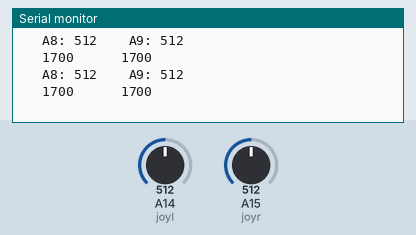
Simulated run of this sketch. Board: Arduino Mega 2560, built with avr-gcc and run on an emulated ATmega2560. Shown: the last lines printed to the serial monitor. The inputs (shaded band) are chosen by the test bench; at power-on: A14 (joyl) = 512, A15 (joyr) = 512.

Above: at 2.7 s.
2.8 s: A14 (joyl) set to 610
At 4.0 s:
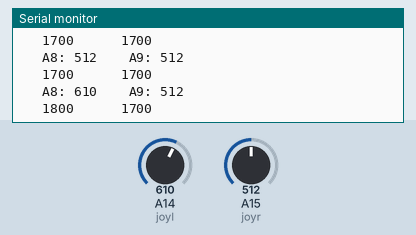
4.3 s: A15 (joyr) set to 610
At 5.3 s:
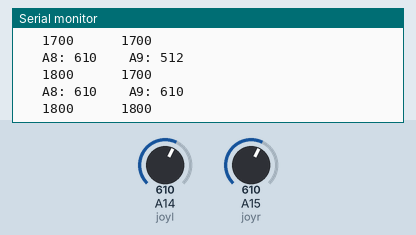
5.8 s: A14 (joyl) set to 590
At 7.1 s:
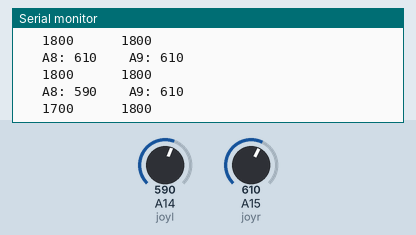
7.3 s: A15 (joyr) set to 590
At 8.3 s:
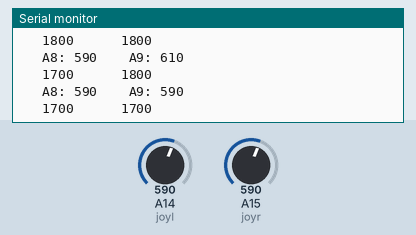
Timing chart, 0 to 9.8 s (numbered marks = the images above; inputs shaded):
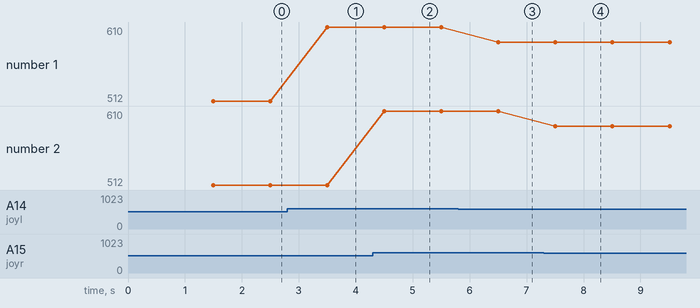

Measured:
- after the input at 2.8 s, the serial monitor: prints a new line after 0.70 s (image 1)
- after the input at 4.3 s, the serial monitor: prints a new line after 0.20 s (image 2)
- after the input at 5.8 s, the serial monitor: prints a new line after 0.71 s (image 3)
- after the input at 7.3 s, the serial monitor: prints a new line after 0.21 s (image 4)
- plotted number 1: 512 → 610 after the input at 2.8 s, 610 → 590 after the input at 5.8 s

The sketch:

test_speed_function.ino
```cpp
//test_speed_function
//07/11/2018

#define joyl A14
#define joyr A15

int potensiol = 0;
int potensior = 0;

/* Speed Function */
double pulse_speed(int joyspeed) {
  double pulse_speed_in;

  if (joyspeed <=200){
    pulse_speed_in = 1500;
   }
  else if (joyspeed <=400){
    pulse_speed_in = 1600;
   }
  else if (joyspeed <=600){
    pulse_speed_in = 1700;
   }
  else if (joyspeed <=800){
    pulse_speed_in = 1800;
   }
  else{
    pulse_speed_in = 1900;
   }
  return pulse_speed_in;
}

void setup() {
  // Serial begin
  Serial.begin(57600);
  delay(1500);
}

void loop() {
  int pulse_speed_in_left, pulse_speed_in_right;

        //speed kiri
        Serial.print("   A8: ");
        potensiol = analogRead(joyl);
        Serial.print(potensiol);
        pulse_speed_in_left = pulse_speed(potensiol);

        //speed kanan
        Serial.print("    A9: ");
        potensior = analogRead(joyr);
        Serial.println(potensior);
        pulse_speed_in_right = pulse_speed(potensior);


        Serial.print("   ");
        Serial.print(pulse_speed_in_left);
        Serial.print("      ");
        Serial.println(pulse_speed_in_right);

        delay (1000);

}
```
